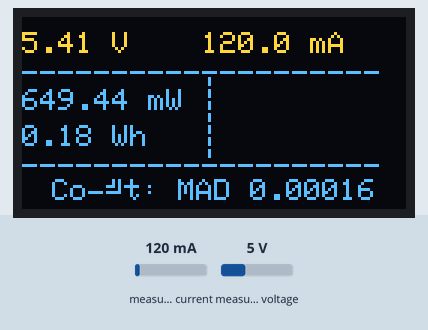
This sketch was run on a simulated ESP8266 (Wemos D1 mini). Shown: 128×64 one-colour display. The inputs (shaded band) are chosen by the test bench; at power-on: measured current 120 mA, measured voltage 5 V. The OLED is the two-colour kind (top 16 rows yellow); what the sketch prints to the serial monitor is not drawn.

Above: at 3.0 s.
3.1 s: measured current set to 500 mA
At 4.5 s:
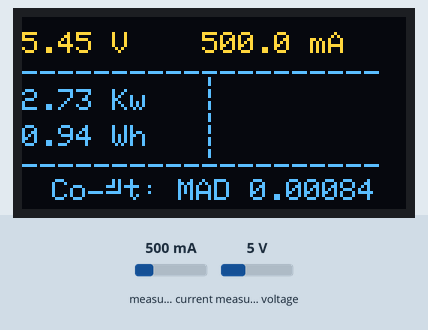
9.0 s: measured current set to 980 mA
At 11.5 s:
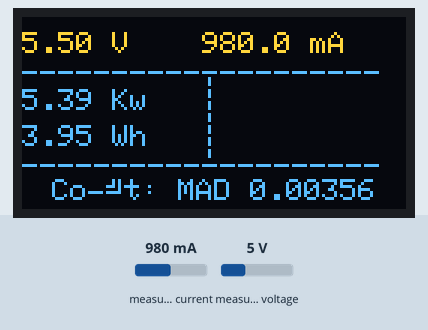
13.5 s: measured current set to 1033 mA
At 14.5 s:
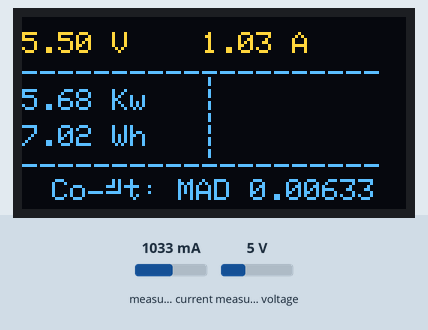
19.4 s: measured voltage set to 0.3 V
At 20.3 s:
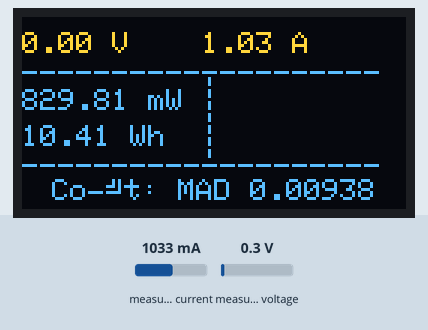
25.3 s: measured voltage set to 3.8 V
At 27.2 s:
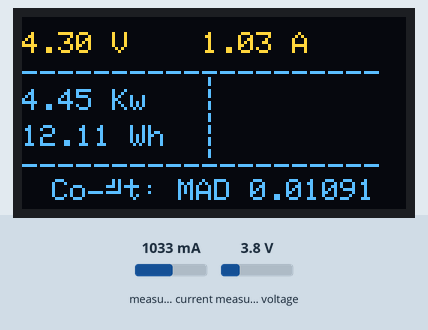
Timing chart, 0 to 28.7 s (numbered marks = the images above; inputs shaded):
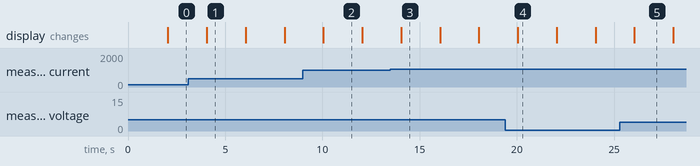

Measured:
- the behaviour switches between 1000 and 1001 mA on measured current (found by bisection; images 2 and 3)
- after the input at 3.1 s, the display: changes after 0.95 s (image 1)
- after the input at 13.5 s, the display: changes after 0.55 s (image 3)
- after the input at 19.4 s, the display: changes after 0.65 s (image 4)
- after the input at 25.3 s, the display: changes after 0.75 s (image 5)
- what the display in image 1 shows lasts 2.1 s, from 4.0 s to 6.1 s

The sketch:

IoT_Energy_Meter_using_INA219_sensor.ino
```cpp
#define BLYNK_TEMPLATE_ID "TMPLqbX1yhv2"
#define BLYNK_DEVICE_NAME "SOLOR"
#define BLYNK_FIRMWARE_VERSION        "0.1.0"
#define BLYNK_PRINT Serial
#define BLYNK_DEBUG
#define APP_DEBUG
#define USE_NODE_MCU_BOARD

#include "BlynkEdgent.h"
#include <Wire.h>
#include <Adafruit_INA219.h>
#include <Adafruit_SSD1306.h>


#define SCREEN_WIDTH 128
#define SCREEN_HEIGHT 64
#define OLED_RESET     -1
#define SCREEN_ADDRESS 0x3C
Adafruit_SSD1306 display(SCREEN_WIDTH, SCREEN_HEIGHT, &Wire, OLED_RESET);
Adafruit_INA219 ina219;

unsigned long previousMillis = 0;
unsigned long interval = 2000;
float shuntvoltage = 0.00;
float busvoltage = 0.00;
float current = 0.00;
float loadvoltage = 0.00;
float energy = 0.00,  energyCost, energyPrevious, energyDifference;
float energyPrice = 0.9010 ;
float power = 0.00;
float capacity = 0.00;

void setup()
{
  Serial.begin(115200);
  while (!Serial) {
    delay(1);
  }

  uint32_t currentFrequency;

  Serial.begin(115200);
  display.begin(SSD1306_SWITCHCAPVCC, 0x3C);
  display.clearDisplay();
  display.setTextColor(WHITE);
  display.setTextSize(1);
  display.setCursor(10, 30);
  display.print("SOLOR");
  display.display();

  BlynkEdgent.begin();
  if (! ina219.begin()) {
    Serial.println("Failed to find INA219 chip");
    while (1) {
      delay(10);
    }
  }


  Serial.println("SOLOR ...");
}

void loop()
{
  BlynkEdgent.run();
  unsigned long currentMillis = millis();
  if (currentMillis - previousMillis >= interval)
  {
    previousMillis = currentMillis;
    ina219values();
    displaydata();
  }
}

void ina219values()  {

  shuntvoltage = ina219.getShuntVoltage_mV();
  busvoltage = ina219.getBusVoltage_V();
  current = ina219.getCurrent_mA();
  loadvoltage = busvoltage + (shuntvoltage / 1000) + 0.4;
  power = loadvoltage * current;
  energy = energy + power / 3600; //Wh
  capacity = capacity + current / 1000;
  energyDifference = energy - energyPrevious;
  energyPrevious = energy;
  energyCost = energyCost + (energyPrice / 1000 * energyDifference);


  Blynk.virtualWrite(V7, current);
  Blynk.virtualWrite(V5, loadvoltage);
  Blynk.virtualWrite(V4, power);


  if (loadvoltage < 1 )loadvoltage = 0;
  if (current < 1 )
  {
    current = 0;
    power = 0;
    energy = 0;
    capacity = 0;
    energyCost=0;
  }


if (power < 1 )
  {
Blynk.logEvent("power_alert", "Dysfonctionnement dans les panneaux solaires! → Les panneaux sont hors service. / → Les conducteurs du panneau sont mal connectés.");
  }

  if (! ina219.begin())
  {
Blynk.logEvent("erreur_capteur", "→ Vérifier la connexion des fils entre le capteur et le microcontrôleur. / → Veuillez vous assurer que le capteur n'est pas endommagé");
  }


/*
 if (current < 300 )
  {
Blynk.logEvent("panneau_1", "→ Le panneau numéro : 1 est hors sérvice");
  }
*/

/*
 if (current < 500 )
  {
Blynk.logEvent("panneau_2", "Le panneau numéro : 2 est hors sérvice");
  }
*/


  Serial.print("Tension de bus :   "); Serial.print(busvoltage); Serial.println(" V");
  Serial.print("Tension de derivation : "); Serial.print(shuntvoltage); Serial.println(" mV");
  Serial.print("Tension de charge:  "); Serial.print(loadvoltage); Serial.println(" V");
  Serial.print("Courrant:       "); Serial.print(current); Serial.println(" mA");
  Serial.print("Puissance:         "); Serial.print(power); Serial.println(" mW");
  Serial.print("Energie:        "); Serial.print(energy); Serial.println(" Wh");
  Serial.print("Capacité:      "); Serial.print(capacity); Serial.println(" Ah");
  Serial.print("Cout energetique:   "); Serial.print("MAD "); Serial.println(energyCost);
  Serial.println("-------------------------");
}
void displaydata() {
  display.clearDisplay();
  display.setTextColor(WHITE);
  display.setTextSize(1);
  // VOLTAGE
  Blynk.virtualWrite(V0, String(loadvoltage, 2) + String(" V") );
  display.setCursor(0, 5);
  display.print(loadvoltage, 2);
  display.print(" V");
  // CURRENT
  if (current > 1000) {
    Blynk.virtualWrite(V1, String((current / 1000), 2) + String(" A") );
    display.setCursor(60, 5);
    display.print((current / 1000), 2);
    display.println(" A");
    display.setCursor(0, 15);
    display.println("--------------------");
  }
  else
  {
    Blynk.virtualWrite(V1, String(current, 2) + String(" mA"));
    display.setCursor(60, 5);
    display.print(current, 1);
    display.println(" mA");
    display.setCursor(0, 15);
    display.println("--------------------");
  }


  display.setCursor(60, 20);
  display.print("|");
  display.setCursor(60, 24);
  display.print("|");
  display.setCursor(60, 28);
  display.print("|");
  display.setCursor(60, 32);
  display.print("|");
  display.setCursor(60, 36);
  display.print("|");
  display.setCursor(60, 40);
  display.print("|");
  display.setCursor(0, 46);
  display.print("--------------------");

  // POWER
  if (power > 1000) {
    Blynk.virtualWrite(V2, String((power / 1000), 2) + String(" Kw") );
    display.setCursor(0, 24);
    display.print(String((power / 1000), 2));
    display.println(" Kw");
  }
  else {
    Blynk.virtualWrite(V2, String(power, 2) + String(" mW") );
    display.setCursor(0, 24);
    display.print(power, 2);
    display.println(" mW");
  }

  if (energy > 1000) {
    Blynk.virtualWrite(V3, String((energy / 1000), 2) + String(" kWh"));
    display.setCursor(0, 36);
    display.print((energy / 1000), 2);
    display.println(" kWh");
  }
  else {
    Blynk.virtualWrite(V3, String(energy, 2) + String(" Wh"));
    display.setCursor(0, 36);
    display.print(energy, 2);
    display.println(" Wh");
  }

  Blynk.virtualWrite(V6, String("MAD ") + String(energyCost, 5) );
  display.setCursor(10, 54);
  display.print("Coût: MAD ");
  display.println(energyCost, 5);
  display.display();
}
```
